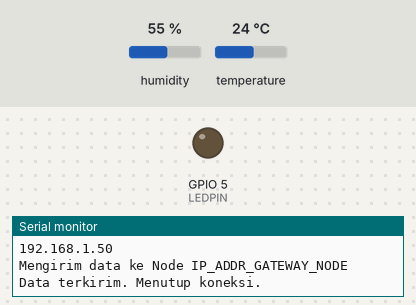
Bench run of a sketch on a simulated ESP8266 (NodeMCU). On the bench: output pins drawn as LEDs (lit = HIGH), the last lines printed to the serial monitor. The test bench sets the inputs (shaded band); at power-on: temperature 24 °C, humidity 55 %. WiFi joins after 1.5 s; servers stay silent unless stated; network time is answered at once with the bench clock; the local clock reads 2024-03-15 10:24:30 at power-on unless the sketch sets it.

Above: at 3.2 s.
3.3 s: temperature set to 32 °C
9.1 s: temperature set to 35 °C
At 13.1 s:
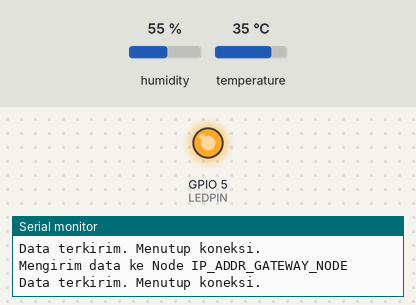
14.9 s: temperature set to 12 °C
At 18.0 s:
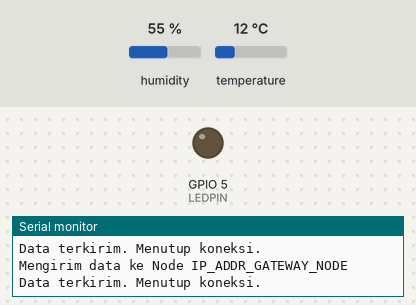
20.7 s: temperature set to 41 °C
At 24.1 s:
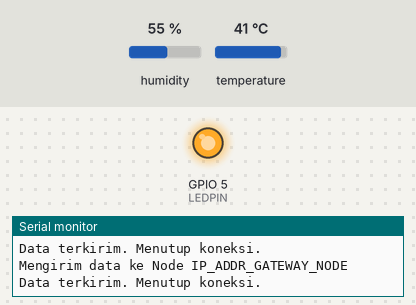
Timing chart, 0 to 25.6 s (numbered marks = the images above; inputs shaded):
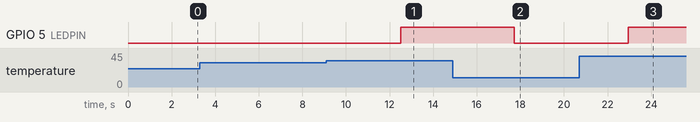

Measured:
- the behaviour switches between 33 and 34 °C on temperature (found by bisection; images 0 and 1)
- after the input at 9.1 s, GPIO 5 (LEDPIN): LOW → HIGH after 3.4 s
- after the input at 14.9 s, GPIO 5 (LEDPIN): HIGH → LOW after 2.8 s
- after the input at 20.7 s, GPIO 5 (LEDPIN): LOW → HIGH after 2.3 s

The sketch:

sender-node.ino
```cpp
/*
# END NODE
*/

#include <ESP8266WiFi.h>
#include <DHT.h>
#include <NTPClient.h>
#include <WiFiUdp.h>

#define DHTPIN 4       // Pin yang terhubung ke pin data DHT11
#define DHTTYPE DHT11  // Jenis sensor DHT11
#define LEDPIN 5       // Pin yang terhubung ke LED (D1 = GPIO5)

DHT dht(DHTPIN, DHTTYPE);

const char* ssid = "WIFI_SSID";
const char* password = "WIFI_PASSWORD";
const char* host = "IP_ADDR_GATEWAY_NODE"; // Ganti dengan IP address server ESP8266 (Central Node)

WiFiUDP ntpUDP;
const long utcOffsetInSeconds = 7 * 3600; // Offset untuk WIB (UTC+7)
NTPClient timeClient(ntpUDP, "pool.ntp.org", utcOffsetInSeconds, 60000); // Update setiap 60 detik

void setup() {
  Serial.begin(115200);
  WiFi.begin(ssid, password);
  dht.begin();

  pinMode(LEDPIN, OUTPUT);
  digitalWrite(LEDPIN, LOW); // Mulai dengan LED mati

  while (WiFi.status() != WL_CONNECTED) {
    delay(2000);
    Serial.print(".");
  }
  Serial.println("");
  Serial.println("WiFi terhubung");
  Serial.println("IP address: ");
  Serial.println(WiFi.localIP());

  timeClient.begin();
}

void loop() {
  timeClient.update();

  float h = dht.readHumidity();
  float t = dht.readTemperature();

  if (isnan(h) || isnan(t)) {
    Serial.println("Gagal membaca data DHT!");
    return;
  }

  // Kontrol LED berdasarkan suhu
  String fanStatus;
  if (t > 33.0) {
    digitalWrite(LEDPIN, HIGH); // Menyalakan LED
    fanStatus = "Fan status: ON";
  } else {
    digitalWrite(LEDPIN, LOW); // Mematikan LED
    fanStatus = "Fan status: OFF";
  }

  WiFiClient client;
  if (!client.connect(host, 80)) {
    Serial.println("Koneksi Gagal.");
    delay(1000);
    return;
  }

  Serial.print("Mengirim data ke Node ");
  Serial.println(host);

  // Dapatkan waktu dari NTP
  String formattedTime = timeClient.getFormattedTime();
  int separatorIndex = formattedTime.indexOf(":");
  String hours = formattedTime.substring(0, separatorIndex);
  String minutes = formattedTime.substring(separatorIndex + 1, formattedTime.lastIndexOf(":"));

  // Format data yang akan dikirim
  String data = "Time: " + hours + ":" + minutes + "\n" + fanStatus + "\n" + "Temp: " + String(t) + "*C | Humid: " + String(h) + "%";

  // Mengirim data ke server
  client.print(data + "\n");

  client.stop();
  Serial.println("Data terkirim. Menutup koneksi.");
  delay(5000); // Tunggu 5 detik sebelum mengirim lagi
}

void connectWiFi() {
  WiFi.begin(ssid, password);
  Serial.println("Connecting to WiFi");
  while (WiFi.status() != WL_CONNECTED) {
    delay(500);
    Serial.print(".");
  }
  Serial.println("");
  Serial.println("Connected to WiFi");
}
```
